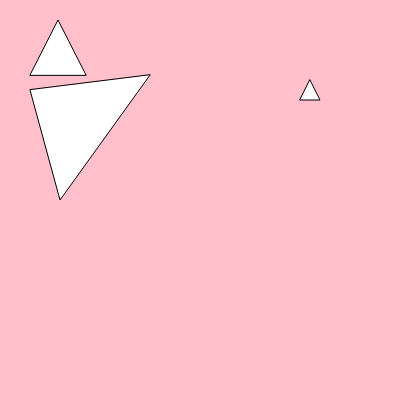
Frame 1 (no input)
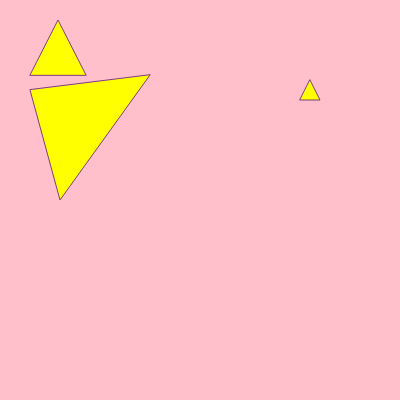
Frame 60 (no input)
Frame 120 (the mouse pressed at the canvas centre since frame 60): identical to frame 60, image omitted

The p5.js sketch that drew these frames (run headless with seeded random() and noise() and a simulated clock; from frame 60 on, the mouse is pressed at the canvas centre):

// p5.js sketch
// ── sketch.js
function setup() {
    createCanvas(400,400); 
}

function draw() {
    background('pink');
    triangle(30, 75, 58, 20, 86,75);
    triangle(30, 90, 60, 200, 150, 75);
    triangle(300, 100, 320,100, 310, 80);

    // Set colors
    fill('yellow');
    stroke(127, 63, 120);
}
